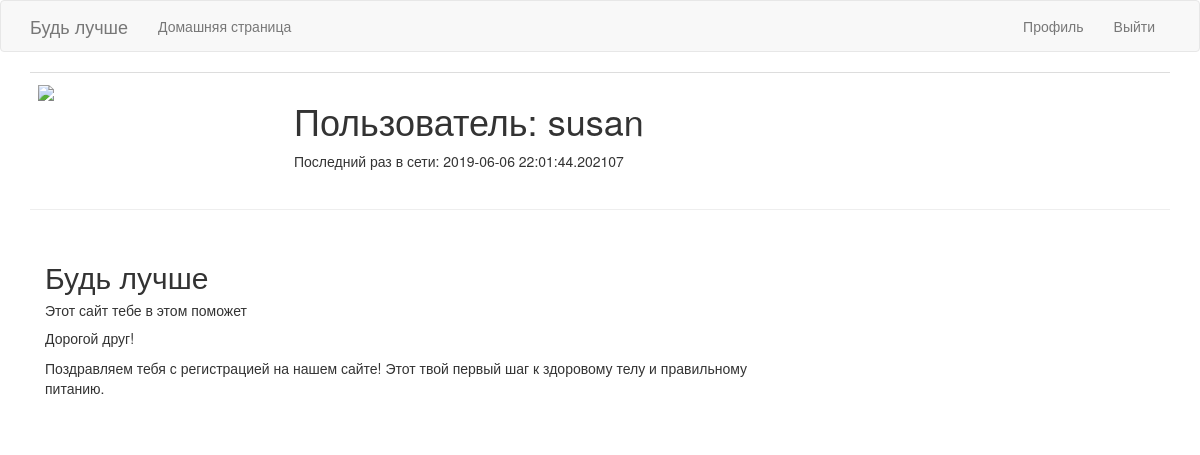
The app's page /user/susan (signed in), older data.
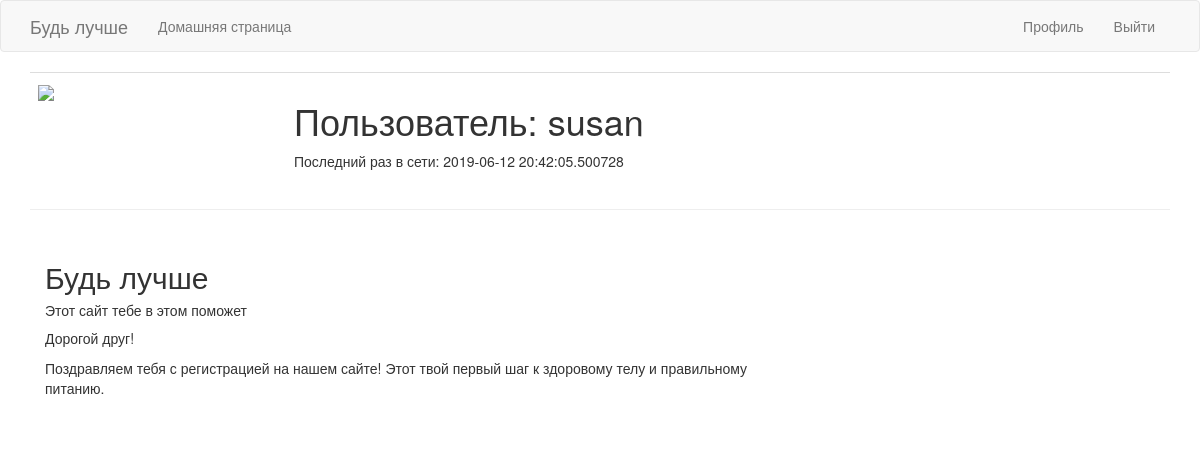
The same page, newer data.
### app/models.py (models this page shows, shortened)
class User(UserMixin, db.Model):
    id = db.Column(db.Integer, primary_key=True)
    username = db.Column(db.String(128), index=True)
    dateOfBirth = db.Column(db.Date)
    email = db.Column(db.String(120), index=True, unique=True)
    password_hash = db.Column(db.String(128))
    full_name = db.Column(db.String(128))
    gender = db.Column(db.String(32))
    last_seen = db.Column(db.DateTime, default=datetime.utcnow)
    training_lists = db.relationship('TrainingList', backref='training_list', lazy='dynamic')
    userinfo = db.relationship('InfoUser', backref='info', lazy='dynamic')
    active_training = db.Column(db.Integer, default = 0)
    def avatar(self, size):
        digest = md5(self.email.lower().encode('utf-8')).hexdigest()
        return 'https://www.gravatar.om/avatar/{}?d=identicon&s={}'.format(digest, size)

### app/routes.py (the view)
@app.route('/user/<username>')  # username - как динамический компонент URL-адреса
@login_required
def user(username):
    user = User.query.filter_by(username=username).first_or_404()
    return render_template('user.html', user=user)

### app/models.py (called while the page is built)
@login.user_loader
def load_user(id):
    return User.query.get(int(id))

### app/routes.py (called while the page is built)
@app.before_request
def before_request():
    if current_user.is_authenticated:
        current_user.last_seen = datetime.utcnow()
        db.session.commit()

### app/templates/user.html (shortened to what this page needs)
{% extends "base.html" %}
{% import 'bootstrap/wtf.html' as wtf %}
{% block app_content %}
    <table class="table table-hover">
        <tr>
            <td width="256"><img src="{{ user.avatar(256) }}"></td>
            <td>
                <h1>Пользователь: {{ user.username }}</h1>
                {% if user.last_seen %}<p>Последний раз в сети: {{ user.last_seen }}</p>{% endif %}
            </td>
        </tr>
    </table>
    <hr>
    <div class="container" style="margin-top:30px">
  <div class="row">
    <div class="col-sm-8">
      <h2>Будь лучше</h2>
      <h5>Этот сайт тебе в этом поможет</h5>
      <p>Дорогой друг!</p>
      <p>Поздравляем тебя с регистрацией на нашем сайте! Этот твой первый шаг к здоровому телу и правильному питанию.</p>
      <br>
  </div>
</div>
{% endblock %}

Row changes from the older to the newer data that the page shows:
changed User "susan": last_seen "2019-06-06 22:01:44.202107" → "2019-06-12 20:42:05.500728"
